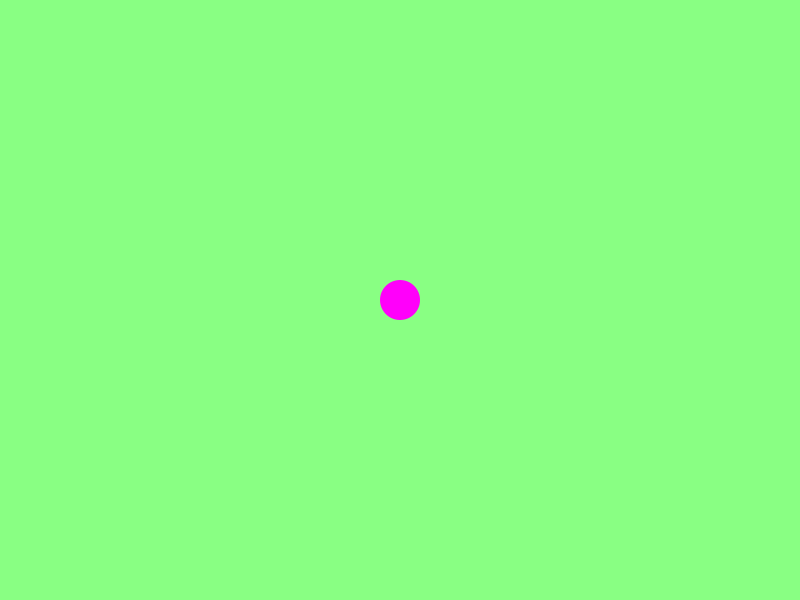
Frame 1 (no input)
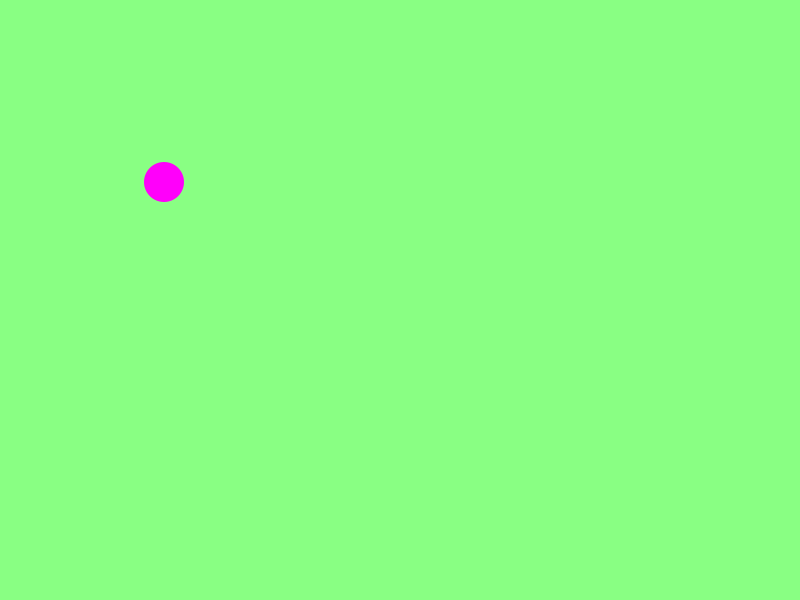
Frame 60 (the mouse pressed at the canvas centre just before this capture)
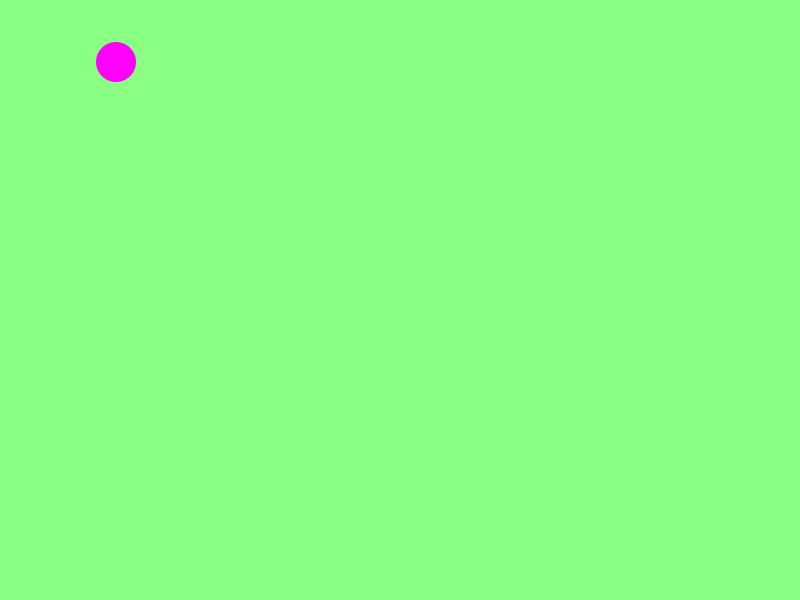
Frame 120 (the mouse held since frame 60 and released just before this capture)

The Processing sketch that drew these frames (run headless with seeded random() and noise(); from frame 60 on, the mouse is pressed at the canvas centre):

// Processing sketch: BouncingBall
// ── BouncingBall.pde
int size, x, y, xSpeed, ySpeed;

void setup() {
  size(800,600);
  x = width/2;
  y = height/2;
  size = 40;
  noStroke();
  xSpeed = -4;
  ySpeed = -2;
  
}

void draw() {
  background(137,255,131);
  fill(255,0,250);
  ellipse(x,y,size,size);
  x += xSpeed;
  y += ySpeed;
  
  if (x/2 >= width) {
    xSpeed *= -1;
  }
  if (x <= size/2) {
    xSpeed *= -1;
  }
  if (y/2 >= height) {
    ySpeed *= -1;
  }
  if (y <= size/2) {
    ySpeed *= -1;
  }
  
}
